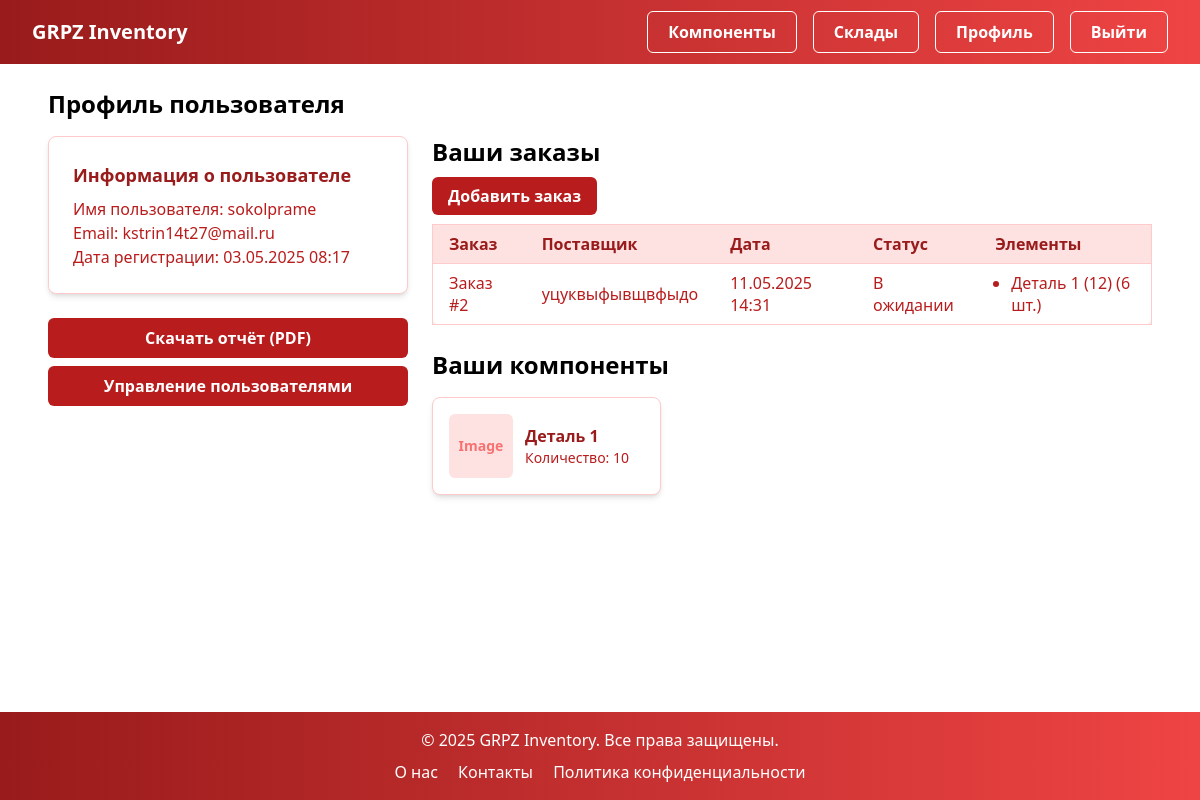
/users/profile/ (signed in), run on an earlier commit of the app's database.
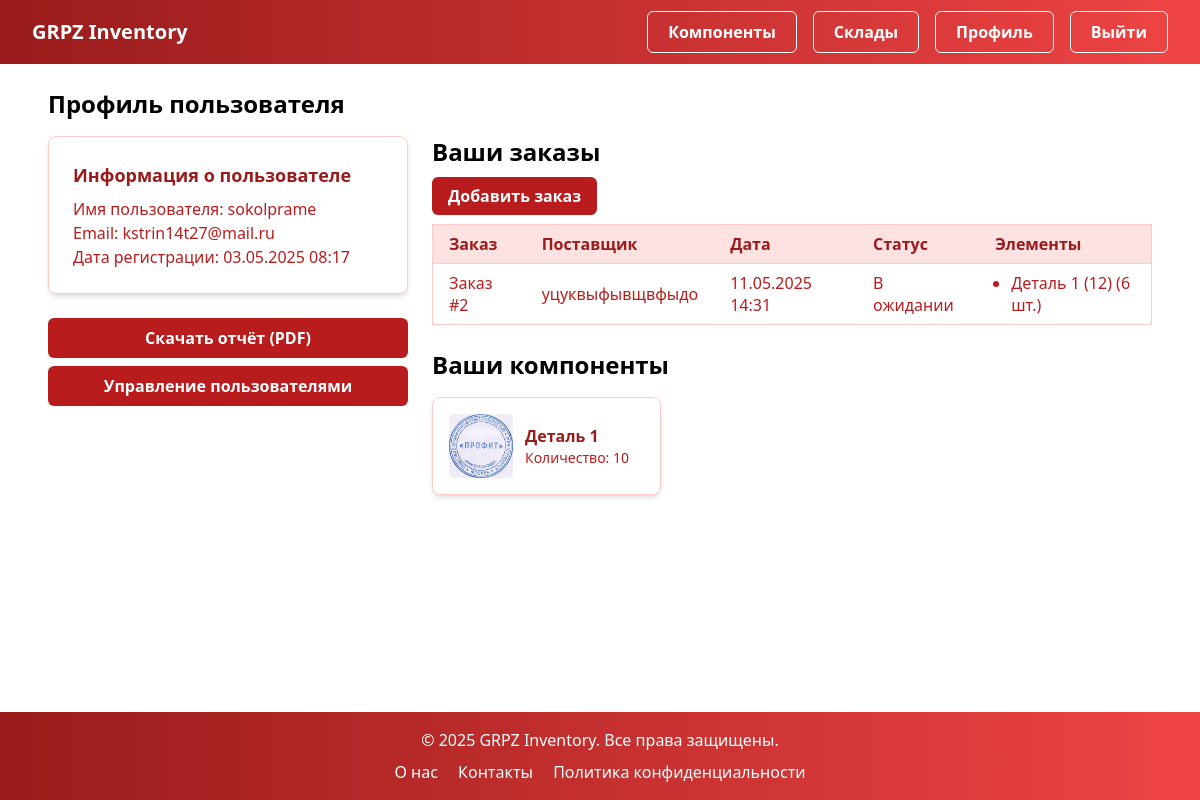
And on a later commit of the database.
### components/models.py (models this page shows)
class Component(models.Model):
    name = models.CharField(max_length=255, verbose_name='Наименование')
    part_number = models.CharField(max_length=50, unique=True, verbose_name='Артикул')
    category = models.CharField(max_length=100, blank=True, verbose_name='Категория')
    description = models.TextField(blank=True, verbose_name='Описание')
    unit = models.CharField(max_length=20, default='шт', verbose_name='Единица измерения')
    barcode = models.CharField(max_length=100, unique=True, blank=True, null=True, verbose_name='Штрих-код')
    quantity = models.PositiveIntegerField(default=0, verbose_name='Количество')
    warehouse = models.ForeignKey('warehouses.Warehouse', on_delete=models.CASCADE, verbose_name='Склад')
    supplier = models.ForeignKey('suppliers.Supplier', on_delete=models.SET_NULL, null=True, blank=True, verbose_name='Поставщик')
    created_at = models.DateTimeField(auto_now_add=True, verbose_name='Дата создания')
    updated_at = models.DateTimeField(auto_now=True, verbose_name='Дата обновления')
    image = models.ImageField(upload_to='components/', blank=True, null=True, verbose_name='Изображение')
    class Meta:
        verbose_name = 'Комплектующее'
        verbose_name_plural = 'Комплектующие'
    def __str__(self):
        return f"{self.name} ({self.part_number})"

### users/views.py (the view)
# urls.py: path('profile/', views.profile, name='profile'),
@login_required
def profile(request):
    orders = Order.objects.filter(created_by=request.user).prefetch_related('orderitem_set')
    components = Component.objects.filter(orderitem__order__created_by=request.user).distinct()
    print(f"Загружено заказов для {request.user.username}: {orders.count()}")
    print(f"Компоненты пользователя {request.user.username}: {components.count()}")
    return render(request, 'users/profile.html', {'orders': orders, 'components': components})

### suppliers/models.py (called while the page is built)
    def __str__(self):
        return self.name

### users/templates/users/profile.html (shortened to what the changed rows need)
﻿{% extends 'base.html' %}
{% block content %}
<section>
    <h2 class="mb-4 text-2xl font-semibold text-black">Профиль пользователя</h2>
    {% if user.is_authenticated %}
    <div class="flex flex-col gap-6 md:flex-row">
        <div class="md:w-2/3">
            {% if orders %}
            <div class="mb-6 overflow-x-auto">
                <table class="min-w-full rounded-lg border border-red-200 bg-white shadow-md">
                    <thead>
                        <tr class="bg-red-100">
                            <th class="px-4 py-2 text-left font-semibold text-red-800">Заказ</th>
                            <th class="px-4 py-2 text-left font-semibold text-red-800">Поставщик</th>
                            <th class="px-4 py-2 text-left font-semibold text-red-800">Дата</th>
                            <th class="px-4 py-2 text-left font-semibold text-red-800">Статус</th>
                            <th class="px-4 py-2 text-left font-semibold text-red-800">Элементы</th>
                        </tr>
                    </thead>
                </table>
            </div>
            {% else %}
            <div class="mb-6 rounded-lg border border-red-200 bg-white p-6 shadow-md">
                <p class="text-lg text-red-800">У вас пока нет заказов.</p>
            </div>
            {% endif %}
            {% if components %}
            <div class="grid grid-cols-1 gap-4 sm:grid-cols-2 md:grid-cols-2 lg:grid-cols-3">
                {% for component in components %}
                <div class="flex max-w-xs space-x-3 rounded-lg border border-red-200 bg-white p-4 shadow-md">
                    <div class="flex h-16 w-16 flex-shrink-0 items-center justify-center rounded-md bg-red-100">
                        {% if component.image %}
                        <img src="{{ component.image.url }}" alt="{{ component.name }}" class="h-full w-full rounded-md object-cover">
                        {% else %}
                        <span class="text-sm font-semibold text-red-400 select-none">Image</span>
                        {% endif %}
                    </div>
                    <div class="flex flex-col justify-center">
                        <h4 class="text-base font-semibold text-red-800">{{ component.name }}</h4>
                        <p class="text-sm text-red-700">Количество: {{ component.quantity }}</p>
                    </div>
                </div>
                {% endfor %}
            </div>
            {% else %}
            <div class="rounded-lg border border-red-200 bg-white p-6 shadow-md">
                <p class="text-lg text-red-800">У вас пока нет компонентов.</p>
            </div>
            {% endif %}
        </div>
    </div>
    {% else %}
    <div class="mx-auto max-w-md">
        <div class="rounded-[0.5rem] border border-red-200 bg-white p-8 shadow-lg">
            <p class="text-lg text-red-700">Пожалуйста, <a href="{% url 'users:login' %}" class="text-red-800 hover:underline">войдите</a>, чтобы просмотреть профиль.</p>
        </div>
    </div>
    {% endif %}
</section>
{% endblock %}

What changed in the data, as far as the page shows it:
changed Component "Деталь 1": image: picture added; no longer shows "Image"
